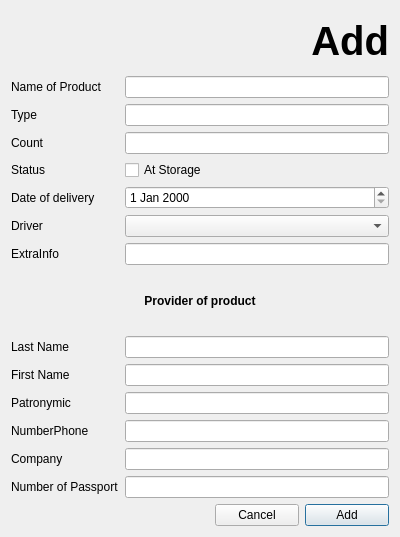
<?xml version="1.0" encoding="UTF-8"?>
<ui version="4.0">
 <class>Add</class>
 <widget class="QDialog" name="Add">
  <property name="geometry">
   <rect>
    <x>0</x>
    <y>0</y>
    <width>400</width>
    <height>537</height>
   </rect>
  </property>
  <property name="windowTitle">
   <string>Dialog</string>
  </property>
  <layout class="QGridLayout" name="gridLayout">
   <item row="14" column="0">
    <widget class="QLabel" name="label_13">
     <property name="text">
      <string>NumberPhone</string>
     </property>
    </widget>
   </item>
   <item row="6" column="0">
    <widget class="QLabel" name="label_7">
     <property name="text">
      <string>Date of delivery</string>
     </property>
    </widget>
   </item>
   <item row="2" column="1" colspan="3">
    <widget class="QLineEdit" name="nameEdit"/>
   </item>
   <item row="5" column="0">
    <widget class="QLabel" name="label_9">
     <property name="text">
      <string>Status</string>
     </property>
    </widget>
   </item>
   <item row="18" column="3">
    <widget class="QPushButton" name="pushButton">
     <property name="text">
      <string>Add</string>
     </property>
    </widget>
   </item>
   <item row="2" column="0">
    <widget class="QLabel" name="label_2">
     <property name="text">
      <string>Name of Product</string>
     </property>
    </widget>
   </item>
   <item row="16" column="0">
    <widget class="QLabel" name="label_15">
     <property name="text">
      <string>Number of Passport</string>
     </property>
    </widget>
   </item>
   <item row="13" column="0">
    <widget class="QLabel" name="label_12">
     <property name="text">
      <string>Patronymic</string>
     </property>
    </widget>
   </item>
   <item row="7" column="0">
    <widget class="QLabel" name="label_6">
     <property name="text">
      <string>Driver</string>
     </property>
    </widget>
   </item>
   <item row="4" column="0">
    <widget class="QLabel" name="label_4">
     <property name="text">
      <string>Count</string>
     </property>
    </widget>
   </item>
   <item row="9" column="0">
    <widget class="QLabel" name="label_5">
     <property name="text">
      <string>ExtraInfo</string>
     </property>
    </widget>
   </item>
   <item row="12" column="0">
    <widget class="QLabel" name="label_11">
     <property name="text">
      <string>First Name</string>
     </property>
    </widget>
   </item>
   <item row="3" column="0">
    <widget class="QLabel" name="label_3">
     <property name="text">
      <string>Type</string>
     </property>
    </widget>
   </item>
   <item row="11" column="0">
    <widget class="QLabel" name="label_10">
     <property name="text">
      <string>Last Name</string>
     </property>
    </widget>
   </item>
   <item row="15" column="0">
    <widget class="QLabel" name="label_14">
     <property name="text">
      <string>Company</string>
     </property>
    </widget>
   </item>
   <item row="18" column="2">
    <widget class="QPushButton" name="pushButton_2">
     <property name="text">
      <string>Cancel</string>
     </property>
    </widget>
   </item>
   <item row="10" column="0" colspan="4">
    <widget class="QLabel" name="label_8">
     <property name="font">
      <font>
       <bold>true</bold>
      </font>
     </property>
     <property name="mouseTracking">
      <bool>false</bool>
     </property>
     <property name="text">
      <string>Provider of product</string>
     </property>
     <property name="alignment">
      <set>Qt::AlignCenter</set>
     </property>
    </widget>
   </item>
   <item row="3" column="1" colspan="3">
    <widget class="QLineEdit" name="typeEdit"/>
   </item>
   <item row="4" column="1" colspan="3">
    <widget class="QLineEdit" name="countEdit"/>
   </item>
   <item row="5" column="1" colspan="3">
    <widget class="QCheckBox" name="checkBox">
     <property name="text">
      <string>At Storage</string>
     </property>
    </widget>
   </item>
   <item row="6" column="1" colspan="3">
    <widget class="QDateEdit" name="dateEdit"/>
   </item>
   <item row="7" column="1" colspan="3">
    <widget class="QComboBox" name="drivercomboBox"/>
   </item>
   <item row="9" column="1" colspan="3">
    <widget class="QLineEdit" name="extrainfoEdit"/>
   </item>
   <item row="11" column="1" colspan="3">
    <widget class="QLineEdit" name="famEdit"/>
   </item>
   <item row="12" column="1" colspan="3">
    <widget class="QLineEdit" name="nametEdit"/>
   </item>
   <item row="13" column="1" colspan="3">
    <widget class="QLineEdit" name="ochEdit"/>
   </item>
   <item row="14" column="1" colspan="3">
    <widget class="QLineEdit" name="numphEdit"/>
   </item>
   <item row="15" column="1" colspan="3">
    <widget class="QLineEdit" name="companyEdit"/>
   </item>
   <item row="16" column="1" colspan="3">
    <widget class="QLineEdit" name="numpsEdit"/>
   </item>
   <item row="0" column="0" colspan="4">
    <widget class="QLabel" name="label">
     <property name="font">
      <font>
       <pointsize>30</pointsize>
       <bold>true</bold>
      </font>
     </property>
     <property name="text">
      <string>Add</string>
     </property>
     <property name="alignment">
      <set>Qt::AlignRight|Qt::AlignTrailing|Qt::AlignVCenter</set>
     </property>
    </widget>
   </item>
  </layout>
 </widget>
 <resources/>
 <connections/>
</ui>
